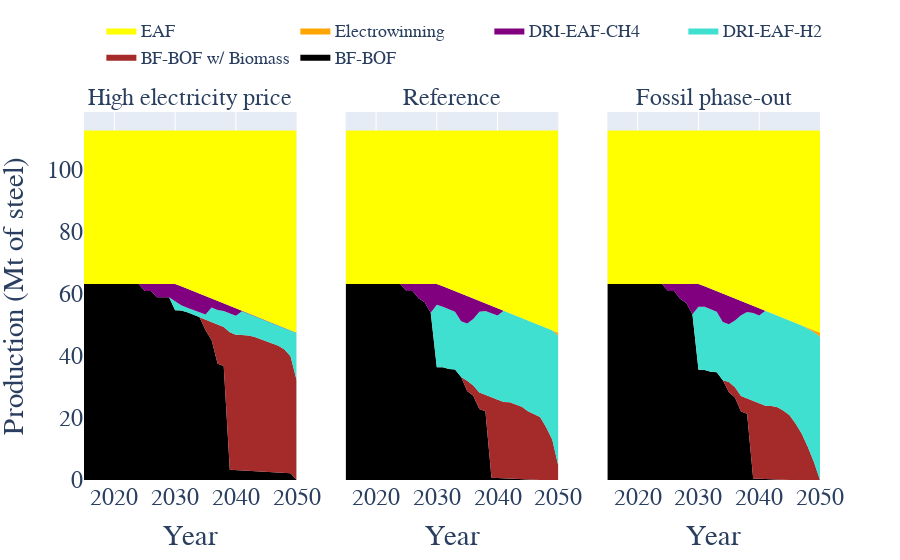

Write notebook code for a chart like this one.
### Code cell
tech_list=['BF-BOF',"DRI-EAF","Electrowinning","EAF"]
steel_techs={"BF-BOF":[['BF-BOF'],['Coal','H2']],
             "BF-BOF w/ Biomass":[['BF-BOF'],['Bio-min','Bio-medium','Bio-max']],             
             "DRI-EAF-H2":[["DRI-EAF"],["H2"]],"DRI-EAF-CH4":[["DRI-EAF"],["CH4"]],
             "Electrowinning":[["Electrowinning"],[0]],"EAF":[["EAF"],[0]]}
steel_techs_colors={"BF-BOF":"Black","BF-BOF w/ Biomass":"brown",
                    "DRI-EAF-H2":"turquoise","DRI-EAF-CH4":'purple',
                    "Electrowinning":"orange","EAF":"yellow"}


fig =make_subplots(rows=1, cols=3,subplot_titles=list(scen.keys()),shared_yaxes=True)
for i in range(len(scen.keys())):
    showlegend=[True,False,False]
    tech_usage_flow=scen[list(scen.keys())[i]]['tech_usage_flow']
    tech_usage=tech_usage_flow[tech_usage_flow.Resource.isin(["Steel_primary","Steel_secondary"])]
    steel_tech_usage=tech_usage[tech_usage.Technology.isin(tech_list)]
    for tech in steel_techs.keys():
            t_list=steel_techs[tech][0]
            tt_list=steel_techs[tech][1]
            u=steel_tech_usage[(steel_tech_usage.Technology.isin(t_list))&(steel_tech_usage.Tech_type.isin(tt_list))]
            u=u[["Year","Flow"]].groupby(by='Year').sum().reset_index()

            fig.add_trace(go.Scatter(x=u.Year,y=u.Flow*1e-6,name=tech,line=dict(width=0,color=steel_techs_colors[tech]), 
                                 fillcolor=steel_techs_colors[tech],
                                 hoverinfo="x+y",mode='lines',stackgroup='one',showlegend=showlegend[i]),row=1, col=i+1)

    fig.update_xaxes(title_text="Year", row=1, col=i+1)
    
fig.update_layout(#title='Steel production per technology in EU-5+1',title_x=0.5,
                   yaxis_title='Production (Mt of steel)')
fig.update_layout(
    font=dict(
        family="Times New Roman",size=24)
    )
fig.update_annotations(font_size=24)
fig.update_layout(legend=dict(
    orientation="h",
    yanchor="bottom",
    y=1.1,
    xanchor="right",
    x=1.01,font = dict(size=18)
))
fig.show()

### Figure 1 — Plotly figure (JSON) as saved in the notebook; plotly's stock layout.template omitted (floating-point values rounded to 4 significant figures)
{"data": [{"fillcolor": "Black", "hoverinfo": "x+y", "line": {"color": "Black", "width": 0}, "mode": "lines", "name": "BF-BOF", "showlegend": true, "stackgroup": "one", "type": "scatter", "x": [2015, 2016, 2017, 2018, 2019, 2020, 2021, 2022, 2023, 2024, 2025, 2026, 2027, 2028, 2029, 2030, 2031, 2032, 2033, 2034, 2035, 2036, 2037, 2038, 2039, 2040, 2041, 2042, 2043, 2044, 2045, 2046, 2047, 2048, 2049, 2050], "xaxis": "x", "y": [63.1, 63.1, 63.1, 63.1, 63.1, 63.1, 63.1, 63.1, 63.1, 63.1, 60.8, 60.8, 58.8, 58.8, 58.8, 54.61, 54.53, 54.01, 53.23, 52.44, 48.24, 45.06, 37.39, 36.67, 3.336, 3.221, 3.106, 2.991, 2.876, 2.818, 2.703, 2.588, 2.416, 2.301, 2.186, 0], "yaxis": "y"}, {"fillcolor": "brown", "hoverinfo": "x+y", "line": {"color": "brown", "width": 0}, "mode": "lines", "name": "BF-BOF w/ Biomass", "showlegend": true, "stackgroup": "one", "type": "scatter", "x": [2015, 2016, 2017, 2018, 2019, 2020, 2021, 2022, 2023, 2024, 2025, 2026, 2027, 2028, 2029, 2030, 2031, 2032, 2033, 2034, 2035, 2036, 2037, 2038, 2039, 2040, 2041, 2042, 2043, 2044, 2045, 2046, 2047, 2048, 2049, 2050], "xaxis": "x", "y": [0, 0, 0, 0, 0, 0, 0, 0, 0, 0, 0, 0, 0, 0, 0, 0, 0, 0, 0, 0, 3.329, 5.729, 12.61, 12.55, 44.21, 43.54, 43.53, 43.53, 43.2, 42.59, 41.98, 41.37, 40.76, 39.7, 37.61, 32.12], "yaxis": "y"}, {"fillcolor": "turquoise", "hoverinfo": "x+y", "line": {"color": "turquoise", "width": 0}, "mode": "lines", "name": "DRI-EAF-H2", "showlegend": true, "stackgroup": "one", "type": "scatter", "x": [2015, 2016, 2017, 2018, 2019, 2020, 2021, 2022, 2023, 2024, 2025, 2026, 2027, 2028, 2029, 2030, 2031, 2032, 2033, 2034, 2035, 2036, 2037, 2038, 2039, 2040, 2041, 2042, 2043, 2044, 2045, 2046, 2047, 2048, 2049, 2050], "xaxis": "x", "y": [0, 0, 0, 0, 0, 0, 0, 0, 0, 0, 0, 0, 0, 0, 0, 2.902, 1.667, 1.402, 1.402, 1.402, 1.703, 4.706, 4.706, 5.177, 6.069, 6.069, 7.696, 7.026, 6.679, 6.576, 6.516, 6.456, 6.452, 6.845, 8.268, 15.16], "yaxis": "y"}, {"fillcolor": "purple", "hoverinfo": "x+y", "line": {"color": "purple", "width": 0}, "mode": "lines", "name": "DRI-EAF-CH4", "showlegend": true, "stackgroup": "one", "type": "scatter", "x": [2015, 2016, 2017, 2018, 2019, 2020, 2021, 2022, 2023, 2024, 2025, 2026, 2027, 2028, 2029, 2030, 2031, 2032, 2033, 2034, 2035, 2036, 2037, 2038, 2039, 2040, 2041, 2042, 2043, 2044, 2045, 2046, 2047, 2048, 2049, 2050], "xaxis": "x", "y": [0, 0, 0, 0, 0, 0, 0, 0, 0, 0, 2.3, 2.3, 4.3, 4.3, 4.3, 5.592, 6.116, 6.116, 6.116, 6.116, 5.899, 2.896, 2.896, 2.425, 2.425, 2.425, 0.1374, 0.1374, 0.1374, 0.1247, 0.1247, 0.1247, 0.1247, 0.1247, 0.1247, 0.1247], "yaxis": "y"}, {"fillcolor": "orange", "hoverinfo": "x+y", "line": {"color": "orange", "width": 0}, "mode": "lines", "name": "Electrowinning", "showlegend": true, "stackgroup": "one", "type": "scatter", "x": [2015, 2016, 2017, 2018, 2019, 2020, 2021, 2022, 2023, 2024, 2025, 2026, 2027, 2028, 2029, 2030, 2031, 2032, 2033, 2034, 2035, 2036, 2037, 2038, 2039, 2040, 2041, 2042, 2043, 2044, 2045, 2046, 2047, 2048, 2049, 2050], "xaxis": "x", "y": [0, 0, 0, 0, 0, 0, 0, 0, 0, 0, 0, 0, 0, 0, 0, 0, 0, 0, 0, 0, 0, 0, 0, 0, 0, 0, 0, 0, 0, 0, 0, 0, 0, 0, 0, 0], "yaxis": "y"}, {"fillcolor": "yellow", "hoverinfo": "x+y", "line": {"color": "yellow", "width": 0}, "mode": "lines", "name": "EAF", "showlegend": true, "stackgroup": "one", "type": "scatter", "x": [2015, 2016, 2017, 2018, 2019, 2020, 2021, 2022, 2023, 2024, 2025, 2026, 2027, 2028, 2029, 2030, 2031, 2032, 2033, 2034, 2035, 2036, 2037, 2038, 2039, 2040, 2041, 2042, 2043, 2044, 2045, 2046, 2047, 2048, 2049, 2050], "xaxis": "x", "y": [49.4, 49.4, 49.4, 49.4, 49.4, 49.4, 49.4, 49.4, 49.4, 49.4, 49.4, 49.4, 49.4, 49.4, 49.4, 49.4, 50.18, 50.97, 51.75, 52.54, 53.32, 54.11, 54.89, 55.68, 56.46, 57.25, 58.03, 58.82, 59.6, 60.39, 61.17, 61.96, 62.74, 63.53, 64.31, 65.1], "yaxis": "y"}, {"fillcolor": "Black", "hoverinfo": "x+y", "line": {"color": "Black", "width": 0}, "mode": "lines", "name": "BF-BOF", "showlegend": false, "stackgroup": "one", "type": "scatter", "x": [2015, 2016, 2017, 2018, 2019, 2020, 2021, 2022, 2023, 2024, 2025, 2026, 2027, 2028, 2029, 2030, 2031, 2032, 2033, 2034, 2035, 2036, 2037, 2038, 2039, 2040, 2041, 2042, 2043, 2044, 2045, 2046, 2047, 2048, 2049, 2050], "xaxis": "x2", "y": [63.1, 63.1, 63.1, 63.1, 63.1, 63.1, 63.1, 63.1, 63.1, 63.1, 60.8, 60.8, 58.48, 57.23, 53.79, 36.32, 36.31, 35.69, 35.58, 33.12, 28.6, 27.1, 22.81, 22.09, 0.69, 0.575, 0.46, 0.345, 0.23, 0.115, 0, 0, 0, 0, 0, 0], "yaxis": "y2"}, {"fillcolor": "brown", "hoverinfo": "x+y", "line": {"color": "brown", "width": 0}, "mode": "lines", "name": "BF-BOF w/ Biomass", "showlegend": false, "stackgroup": "one", "type": "scatter", "x": [2015, 2016, 2017, 2018, 2019, 2020, 2021, 2022, 2023, 2024, 2025, 2026, 2027, 2028, 2029, 2030, 2031, 2032, 2033, 2034, 2035, 2036, 2037, 2038, 2039, 2040, 2041, 2042, 2043, 2044, 2045, 2046, 2047, 2048, 2049, 2050], "xaxis": "x2", "y": [0, 0, 0, 0, 0, 0, 0, 0, 0, 0, 0, 0, 0, 0, 0, 0, 0, 0, 0, 0, 3.329, 3.329, 5.369, 5.309, 25.92, 25.25, 24.64, 24.64, 24.11, 23.44, 22.13, 21.11, 20.27, 16.99, 13.0, 4.6], "yaxis": "y2"}, {"fillcolor": "turquoise", "hoverinfo": "x+y", "line": {"color": "turquoise", "width": 0}, "mode": "lines", "name": "DRI-EAF-H2", "showlegend": false, "stackgroup": "one", "type": "scatter", "x": [2015, 2016, 2017, 2018, 2019, 2020, 2021, 2022, 2023, 2024, 2025, 2026, 2027, 2028, 2029, 2030, 2031, 2032, 2033, 2034, 2035, 2036, 2037, 2038, 2039, 2040, 2041, 2042, 2043, 2044, 2045, 2046, 2047, 2048, 2049, 2050], "xaxis": "x2", "y": [0, 0, 0, 0, 0, 0, 0, 0, 0, 0, 0, 0, 0, 0, 0, 20.07, 19.41, 19.24, 18.57, 17.99, 18.4, 21.36, 25.93, 26.96, 27.13, 27.13, 29.37, 28.7, 28.55, 28.55, 29.2, 29.43, 29.48, 31.98, 35.19, 41.8], "yaxis": "y2"}, {"fillcolor": "purple", "hoverinfo": "x+y", "line": {"color": "purple", "width": 0}, "mode": "lines", "name": "DRI-EAF-CH4", "showlegend": false, "stackgroup": "one", "type": "scatter", "x": [2015, 2016, 2017, 2018, 2019, 2020, 2021, 2022, 2023, 2024, 2025, 2026, 2027, 2028, 2029, 2030, 2031, 2032, 2033, 2034, 2035, 2036, 2037, 2038, 2039, 2040, 2041, 2042, 2043, 2044, 2045, 2046, 2047, 2048, 2049, 2050], "xaxis": "x2", "y": [0, 0, 0, 0, 0, 0, 0, 0, 0, 0, 2.3, 2.3, 4.622, 5.872, 9.31, 6.705, 6.6, 6.6, 6.6, 8.846, 8.846, 6.603, 3.496, 2.463, 2.3, 2.3, -9.313e-16, -9.459e-16, -5.53e-16, -1.106e-15, 1.237e-16, 0, 0, 0, 0, 0], "yaxis": "y2"}, {"fillcolor": "orange", "hoverinfo": "x+y", "line": {"color": "orange", "width": 0}, "mode": "lines", "name": "Electrowinning", "showlegend": false, "stackgroup": "one", "type": "scatter", "x": [2015, 2016, 2017, 2018, 2019, 2020, 2021, 2022, 2023, 2024, 2025, 2026, 2027, 2028, 2029, 2030, 2031, 2032, 2033, 2034, 2035, 2036, 2037, 2038, 2039, 2040, 2041, 2042, 2043, 2044, 2045, 2046, 2047, 2048, 2049, 2050], "xaxis": "x2", "y": [0, 0, 0, 0, 0, 0, 0, 0, 0, 0, 0, 0, 0, 0, 0, 0, 0, 0, 0, 0, 0, 0, 0, -5.44e-16, -5.44e-16, 0, 0, 0, 0, 0, 0, 0, 0, 0, 0, 1], "yaxis": "y2"}, {"fillcolor": "yellow", "hoverinfo": "x+y", "line": {"color": "yellow", "width": 0}, "mode": "lines", "name": "EAF", "showlegend": false, "stackgroup": "one", "type": "scatter", "x": [2015, 2016, 2017, 2018, 2019, 2020, 2021, 2022, 2023, 2024, 2025, 2026, 2027, 2028, 2029, 2030, 2031, 2032, 2033, 2034, 2035, 2036, 2037, 2038, 2039, 2040, 2041, 2042, 2043, 2044, 2045, 2046, 2047, 2048, 2049, 2050], "xaxis": "x2", "y": [49.4, 49.4, 49.4, 49.4, 49.4, 49.4, 49.4, 49.4, 49.4, 49.4, 49.4, 49.4, 49.4, 49.4, 49.4, 49.4, 50.18, 50.97, 51.75, 52.54, 53.32, 54.11, 54.89, 55.68, 56.46, 57.25, 58.03, 58.82, 59.6, 60.39, 61.17, 61.96, 62.74, 63.53, 64.31, 65.1], "yaxis": "y2"}, {"fillcolor": "Black", "hoverinfo": "x+y", "line": {"color": "Black", "width": 0}, "mode": "lines", "name": "BF-BOF", "showlegend": false, "stackgroup": "one", "type": "scatter", "x": [2015, 2016, 2017, 2018, 2019, 2020, 2021, 2022, 2023, 2024, 2025, 2026, 2027, 2028, 2029, 2030, 2031, 2032, 2033, 2034, 2035, 2036, 2037, 2038, 2039, 2040, 2041, 2042, 2043, 2044, 2045, 2046, 2047, 2048, 2049, 2050], "xaxis": "x3", "y": [63.1, 63.1, 63.1, 63.1, 63.1, 63.1, 63.1, 63.1, 63.1, 63.1, 60.8, 60.8, 58.23, 56.98, 53.37, 35.44, 35.42, 34.81, 34.69, 32.1, 28.22, 26.51, 22.06, 21.34, 0.46, 0.345, 0.23, 0.115, 0, 0, 0, 0, 0, 0, 0, 0], "yaxis": "y3"}, {"fillcolor": "brown", "hoverinfo": "x+y", "line": {"color": "brown", "width": 0}, "mode": "lines", "name": "BF-BOF w/ Biomass", "showlegend": false, "stackgroup": "one", "type": "scatter", "x": [2015, 2016, 2017, 2018, 2019, 2020, 2021, 2022, 2023, 2024, 2025, 2026, 2027, 2028, 2029, 2030, 2031, 2032, 2033, 2034, 2035, 2036, 2037, 2038, 2039, 2040, 2041, 2042, 2043, 2044, 2045, 2046, 2047, 2048, 2049, 2050], "xaxis": "x3", "y": [0, 0, 0, 0, 0, 0, 0, 0, 0, 0, 0, 0, 0, 0, 0, 0, 0, 0, 0, 0, 3.329, 3.329, 5.007, 4.947, 25.04, 24.37, 23.7, 23.7, 23.43, 22.32, 20.81, 18.14, 14.85, 10.64, 5.817, 0], "yaxis": "y3"}, {"fillcolor": "turquoise", "hoverinfo": "x+y", "line": {"color": "turquoise", "width": 0}, "mode": "lines", "name": "DRI-EAF-H2", "showlegend": false, "stackgroup": "one", "type": "scatter", "x": [2015, 2016, 2017, 2018, 2019, 2020, 2021, 2022, 2023, 2024, 2025, 2026, 2027, 2028, 2029, 2030, 2031, 2032, 2033, 2034, 2035, 2036, 2037, 2038, 2039, 2040, 2041, 2042, 2043, 2044, 2045, 2046, 2047, 2048, 2049, 2050], "xaxis": "x3", "y": [0, 0, 0, 0, 0, 0, 0, 0, 0, 0, 0, 0, 0, 0, 0, 20.28, 20.29, 20.12, 19.45, 18.78, 18.55, 21.47, 25.97, 27.78, 28.24, 28.24, 30.54, 29.87, 29.47, 29.79, 30.51, 32.4, 34.9, 38.06, 41.84, 46.07], "yaxis": "y3"}, {"fillcolor": "purple", "hoverinfo": "x+y", "line": {"color": "purple", "width": 0}, "mode": "lines", "name": "DRI-EAF-CH4", "showlegend": false, "stackgroup": "one", "type": "scatter", "x": [2015, 2016, 2017, 2018, 2019, 2020, 2021, 2022, 2023, 2024, 2025, 2026, 2027, 2028, 2029, 2030, 2031, 2032, 2033, 2034, 2035, 2036, 2037, 2038, 2039, 2040, 2041, 2042, 2043, 2044, 2045, 2046, 2047, 2048, 2049, 2050], "xaxis": "x3", "y": [0, 0, 0, 0, 0, 0, 0, 0, 0, 0, 2.3, 2.3, 4.87, 6.12, 9.73, 7.38, 6.6, 6.6, 6.6, 9.076, 9.076, 7.081, 4.566, 2.755, 2.3, 2.3, 0, 4.729e-16, -3.056e-16, -7.567e-16, 8.367e-17, 0, 9.313e-16, 0, 2.933e-16, 0], "yaxis": "y3"}, {"fillcolor": "orange", "hoverinfo": "x+y", "line": {"color": "orange", "width": 0}, "mode": "lines", "name": "Electrowinning", "showlegend": false, "stackgroup": "one", "type": "scatter", "x": [2015, 2016, 2017, 2018, 2019, 2020, 2021, 2022, 2023, 2024, 2025, 2026, 2027, 2028, 2029, 2030, 2031, 2032, 2033, 2034, 2035, 2036, 2037, 2038, 2039, 2040, 2041, 2042, 2043, 2044, 2045, 2046, 2047, 2048, 2049, 2050], "xaxis": "x3", "y": [0, 0, 0, 0, 0, 0, 0, 0, 0, 0, 0, 0, 0, 0, 0, 0, 0, 0, 0, 0, 0, 0, 0, 1.171e-15, 9.015e-16, 0, -1.554e-16, 0, 0, 0, 0, 0, 0, 0.265, 0.53, 1.334], "yaxis": "y3"}, {"fillcolor": "yellow", "hoverinfo": "x+y", "line": {"color": "yellow", "width": 0}, "mode": "lines", "name": "EAF", "showlegend": false, "stackgroup": "one", "type": "scatter", "x": [2015, 2016, 2017, 2018, 2019, 2020, 2021, 2022, 2023, 2024, 2025, 2026, 2027, 2028, 2029, 2030, 2031, 2032, 2033, 2034, 2035, 2036, 2037, 2038, 2039, 2040, 2041, 2042, 2043, 2044, 2045, 2046, 2047, 2048, 2049, 2050], "xaxis": "x3", "y": [49.4, 49.4, 49.4, 49.4, 49.4, 49.4, 49.4, 49.4, 49.4, 49.4, 49.4, 49.4, 49.4, 49.4, 49.4, 49.4, 50.18, 50.97, 51.75, 52.54, 53.32, 54.11, 54.89, 55.68, 56.46, 57.25, 58.03, 58.82, 59.6, 60.39, 61.17, 61.96, 62.74, 63.53, 64.31, 65.1], "yaxis": "y3"}], "layout": {"annotations": [{"font": {"size": 24}, "showarrow": false, "text": "High electricity price", "x": 0.1444, "xanchor": "center", "xref": "paper", "y": 1, "yanchor": "bottom", "yref": "paper"}, {"font": {"size": 24}, "showarrow": false, "text": "Reference", "x": 0.5, "xanchor": "center", "xref": "paper", "y": 1, "yanchor": "bottom", "yref": "paper"}, {"font": {"size": 24}, "showarrow": false, "text": "Fossil phase-out", "x": 0.8556, "xanchor": "center", "xref": "paper", "y": 1, "yanchor": "bottom", "yref": "paper"}], "font": {"family": "Times New Roman", "size": 24}, "legend": {"font": {"size": 18}, "orientation": "h", "x": 1.01, "xanchor": "right", "y": 1.1, "yanchor": "bottom"}, "xaxis": {"anchor": "y", "domain": [0, 0.2889], "title": {"text": "Year"}}, "xaxis2": {"anchor": "y2", "domain": [0.3556, 0.6444], "title": {"text": "Year"}}, "xaxis3": {"anchor": "y3", "domain": [0.7111, 1], "title": {"text": "Year"}}, "yaxis": {"anchor": "x", "domain": [0, 1], "title": {"text": "Production (Mt of steel)"}}, "yaxis2": {"anchor": "x2", "domain": [0, 1], "matches": "y", "showticklabels": false}, "yaxis3": {"anchor": "x3", "domain": [0, 1], "matches": "y", "showticklabels": false}}}
